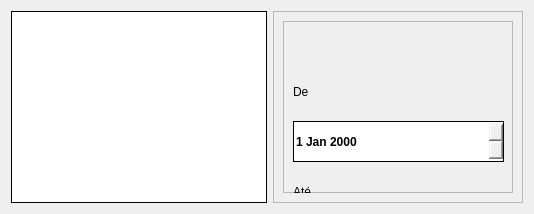
      <widget class="QWidget" name="page_log">
       <layout class="QHBoxLayout" name="horizontalLayout_12">
        <item>
         <widget class="QTableView" name="table_log">
          <property name="styleSheet">
           <string notr="true">border: 1px solid black;</string>
          </property>
          <property name="selectionBehavior">
           <enum>QAbstractItemView::SelectRows</enum>
          </property>
          <attribute name="verticalHeaderVisible">
           <bool>false</bool>
          </attribute>
          <attribute name="verticalHeaderHighlightSections">
           <bool>false</bool>
          </attribute>
         </widget>
        </item>
        <item>
         <widget class="QFrame" name="frame_27">
          <property name="minimumSize">
           <size>
            <width>250</width>
            <height>0</height>
           </size>
          </property>
          <property name="maximumSize">
           <size>
            <width>250</width>
            <height>16777215</height>
           </size>
          </property>
          <property name="styleSheet">
           <string notr="true"/>
          </property>
          <property name="frameShape">
           <enum>QFrame::StyledPanel</enum>
          </property>
          <property name="frameShadow">
           <enum>QFrame::Raised</enum>
          </property>
          <layout class="QVBoxLayout" name="verticalLayout_19">
           <item>
            <widget class="QFrame" name="frame_28">
             <property name="frameShape">
              <enum>QFrame::StyledPanel</enum>
             </property>
             <property name="frameShadow">
              <enum>QFrame::Raised</enum>
             </property>
             <widget class="QLabel" name="label_6">
              <property name="geometry">
               <rect>
                <x>10</x>
                <y>50</y>
                <width>211</width>
                <height>41</height>
               </rect>
              </property>
              <property name="text">
               <string>De</string>
              </property>
             </widget>
             <widget class="QLabel" name="label_7">
              <property name="geometry">
               <rect>
                <x>10</x>
                <y>150</y>
                <width>211</width>
                <height>41</height>
               </rect>
              </property>
              <property name="text">
               <string>Até</string>
              </property>
             </widget>
             <widget class="QDateEdit" name="dateEdit_9">
              <property name="geometry">
               <rect>
                <x>10</x>
                <y>100</y>
                <width>211</width>
                <height>41</height>
               </rect>
              </property>
              <property name="styleSheet">
               <string notr="true">border: 1px solid black;
color: black;
font-weight: bold;
</string>
              </property>
             </widget>
             <widget class="QDateEdit" name="dateEdit_10">
              <property name="geometry">
               <rect>
                <x>10</x>
                <y>200</y>
                <width>211</width>
                <height>41</height>
               </rect>
              </property>
              <property name="styleSheet">
               <string notr="true">border: 1px solid black;
color: black;
font-weight: bold;
</string>
              </property>
             </widget>
             <widget class="QPushButton" name="log_filter_btn">
              <property name="geometry">
               <rect>
                <x>30</x>
                <y>250</y>
                <width>171</width>
                <height>61</height>
               </rect>
              </property>
              <property name="styleSheet">
               <string notr="true">background: #0339A6;
font-weight: bold;</string>
              </property>
              <property name="text">
               <string>Filtrar</string>
              </property>
             </widget>
            </widget>
           </item>
          </layout>
         </widget>
        </item>
       </layout>
      </widget>
